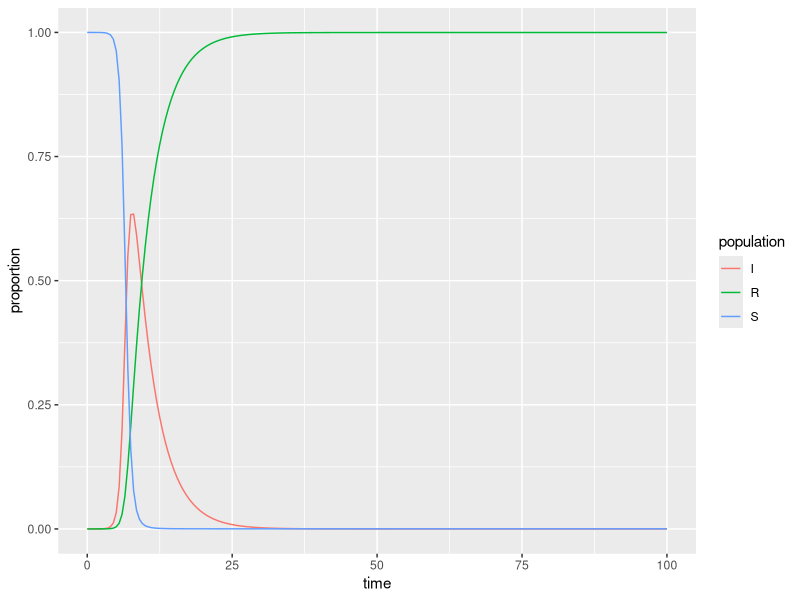

Here is the R script that generated this plot:
## ---- chunk 1
knitr::opts_chunk$set(echo = TRUE)
library(tidyverse)
library(deSolve)
## ---- chunk 2
### Specify parameters

## Proportion in each compartment: Susceptible 0.999999, Infected 0.000001, Recovered 0 (these are directly from the example linked above)
init <- c(S = 1-1e-6, I = 1e-6, R = 0.0)

## beta: infection parameter; gamma: recovery parameter
parameters <- c(beta = 2.316, gamma = 0.261) #can change the parameters and see how it effects plot

## Time frame
times      <- seq(0, 100, by = 0.5)
## ---- chunk 3
## Build the function with all 
sir <- function(time, init, parameters) {

  with(as.list(c(init, parameters)), {

    dS <- -beta * S * I
    dI <-  beta * S * I - gamma * I
    dR <-  gamma * I
    
    return(list(c(dS, dI, dR)))
  })
}
## ---- chunk 4
## Solve using `deSolve::ode()`
approximation <- ode(y = init, times = times, func = sir, parms = parameters)
## ---- chunk 5
## Get output into a data frame
approx_df <- as.data.frame(approximation)

## Pivot longer so R will do the work for us: 
approx_long <- approx_df %>% 
  pivot_longer(cols = S:R, names_to = "population", values_to = "proportion")

## ---- chunk 6
ggplot(data = approx_long, aes(x = time, y = proportion)) +
  geom_line(aes(color = population))
